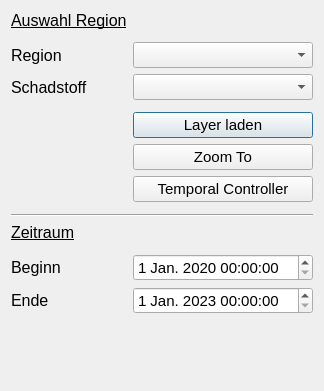
<?xml version="1.0" encoding="UTF-8"?>
<ui version="4.0">
 <class>SauberViewerDialogBase</class>
 <widget class="QDialog" name="SauberViewerDialogBase">
  <property name="geometry">
   <rect>
    <x>0</x>
    <y>0</y>
    <width>315</width>
    <height>360</height>
   </rect>
  </property>
  <property name="windowTitle">
   <string>SAUBER Raster Viewer</string>
  </property>
  <property name="locale">
   <locale language="German" country="Germany"/>
  </property>
  <layout class="QFormLayout" name="formLayout">
   <item row="0" column="0">
    <widget class="QLabel" name="label_9">
     <property name="sizePolicy">
      <sizepolicy hsizetype="Minimum" vsizetype="Preferred">
       <horstretch>0</horstretch>
       <verstretch>0</verstretch>
      </sizepolicy>
     </property>
     <property name="font">
      <font>
       <pointsize>12</pointsize>
       <underline>true</underline>
      </font>
     </property>
     <property name="text">
      <string>Auswahl Region</string>
     </property>
    </widget>
   </item>
   <item row="1" column="0">
    <spacer name="verticalSpacer_2">
     <property name="orientation">
      <enum>Qt::Vertical</enum>
     </property>
     <property name="sizeHint" stdset="0">
      <size>
       <width>18</width>
       <height>10</height>
      </size>
     </property>
    </spacer>
   </item>
   <item row="2" column="0">
    <widget class="QLabel" name="label_3">
     <property name="sizePolicy">
      <sizepolicy hsizetype="Preferred" vsizetype="Preferred">
       <horstretch>0</horstretch>
       <verstretch>0</verstretch>
      </sizepolicy>
     </property>
     <property name="font">
      <font>
       <pointsize>12</pointsize>
      </font>
     </property>
     <property name="text">
      <string>Region</string>
     </property>
    </widget>
   </item>
   <item row="2" column="1">
    <widget class="QComboBox" name="box_region">
     <property name="sizePolicy">
      <sizepolicy hsizetype="MinimumExpanding" vsizetype="Minimum">
       <horstretch>0</horstretch>
       <verstretch>0</verstretch>
      </sizepolicy>
     </property>
     <property name="font">
      <font>
       <pointsize>11</pointsize>
      </font>
     </property>
     <property name="cursor">
      <cursorShape>PointingHandCursor</cursorShape>
     </property>
    </widget>
   </item>
   <item row="3" column="0">
    <widget class="QLabel" name="label_4">
     <property name="font">
      <font>
       <pointsize>12</pointsize>
      </font>
     </property>
     <property name="text">
      <string>Schadstoff</string>
     </property>
    </widget>
   </item>
   <item row="3" column="1">
    <widget class="QComboBox" name="box_raster_pollutant">
     <property name="sizePolicy">
      <sizepolicy hsizetype="Minimum" vsizetype="MinimumExpanding">
       <horstretch>0</horstretch>
       <verstretch>0</verstretch>
      </sizepolicy>
     </property>
     <property name="font">
      <font>
       <pointsize>11</pointsize>
      </font>
     </property>
     <property name="cursor">
      <cursorShape>PointingHandCursor</cursorShape>
     </property>
    </widget>
   </item>
   <item row="4" column="1">
    <spacer name="verticalSpacer">
     <property name="orientation">
      <enum>Qt::Vertical</enum>
     </property>
     <property name="sizeHint" stdset="0">
      <size>
       <width>20</width>
       <height>14</height>
      </size>
     </property>
    </spacer>
   </item>
   <item row="5" column="1">
    <widget class="QPushButton" name="load_raster_layer_btn">
     <property name="sizePolicy">
      <sizepolicy hsizetype="MinimumExpanding" vsizetype="Minimum">
       <horstretch>0</horstretch>
       <verstretch>0</verstretch>
      </sizepolicy>
     </property>
     <property name="font">
      <font>
       <pointsize>11</pointsize>
      </font>
     </property>
     <property name="cursor">
      <cursorShape>PointingHandCursor</cursorShape>
     </property>
     <property name="text">
      <string>Layer laden</string>
     </property>
    </widget>
   </item>
   <item row="6" column="1">
    <widget class="QPushButton" name="zoom_to_raster">
     <property name="sizePolicy">
      <sizepolicy hsizetype="MinimumExpanding" vsizetype="Minimum">
       <horstretch>0</horstretch>
       <verstretch>0</verstretch>
      </sizepolicy>
     </property>
     <property name="font">
      <font>
       <pointsize>11</pointsize>
      </font>
     </property>
     <property name="cursor">
      <cursorShape>PointingHandCursor</cursorShape>
     </property>
     <property name="text">
      <string>Zoom To</string>
     </property>
    </widget>
   </item>
   <item row="7" column="1">
    <widget class="QPushButton" name="show_tempctl_btn">
     <property name="sizePolicy">
      <sizepolicy hsizetype="MinimumExpanding" vsizetype="Fixed">
       <horstretch>0</horstretch>
       <verstretch>0</verstretch>
      </sizepolicy>
     </property>
     <property name="font">
      <font>
       <pointsize>11</pointsize>
      </font>
     </property>
     <property name="text">
      <string>Temporal Controller</string>
     </property>
    </widget>
   </item>
   <item row="9" column="1">
    <spacer name="verticalSpacer_3">
     <property name="orientation">
      <enum>Qt::Vertical</enum>
     </property>
     <property name="sizeHint" stdset="0">
      <size>
       <width>20</width>
       <height>16</height>
      </size>
     </property>
    </spacer>
   </item>
   <item row="10" column="0" colspan="2">
    <widget class="Line" name="line_2">
     <property name="sizePolicy">
      <sizepolicy hsizetype="MinimumExpanding" vsizetype="Fixed">
       <horstretch>0</horstretch>
       <verstretch>0</verstretch>
      </sizepolicy>
     </property>
     <property name="orientation">
      <enum>Qt::Horizontal</enum>
     </property>
    </widget>
   </item>
   <item row="11" column="0">
    <widget class="QLabel" name="label_11">
     <property name="sizePolicy">
      <sizepolicy hsizetype="Minimum" vsizetype="Preferred">
       <horstretch>0</horstretch>
       <verstretch>0</verstretch>
      </sizepolicy>
     </property>
     <property name="font">
      <font>
       <pointsize>12</pointsize>
       <underline>true</underline>
      </font>
     </property>
     <property name="text">
      <string>Zeitraum</string>
     </property>
    </widget>
   </item>
   <item row="12" column="0">
    <spacer name="verticalSpacer_4">
     <property name="orientation">
      <enum>Qt::Vertical</enum>
     </property>
     <property name="sizeHint" stdset="0">
      <size>
       <width>20</width>
       <height>10</height>
      </size>
     </property>
    </spacer>
   </item>
   <item row="13" column="0">
    <widget class="QLabel" name="label_5">
     <property name="font">
      <font>
       <pointsize>12</pointsize>
      </font>
     </property>
     <property name="text">
      <string>Beginn</string>
     </property>
    </widget>
   </item>
   <item row="13" column="1">
    <widget class="QDateTimeEdit" name="start_date_btn">
     <property name="sizePolicy">
      <sizepolicy hsizetype="MinimumExpanding" vsizetype="Minimum">
       <horstretch>0</horstretch>
       <verstretch>0</verstretch>
      </sizepolicy>
     </property>
     <property name="font">
      <font>
       <pointsize>11</pointsize>
      </font>
     </property>
     <property name="cursor">
      <cursorShape>PointingHandCursor</cursorShape>
     </property>
     <property name="dateTime">
      <datetime>
       <hour>0</hour>
       <minute>0</minute>
       <second>0</second>
       <year>2020</year>
       <month>1</month>
       <day>1</day>
      </datetime>
     </property>
     <property name="minimumDate">
      <date>
       <year>2020</year>
       <month>1</month>
       <day>1</day>
      </date>
     </property>
     <property name="calendarPopup">
      <bool>false</bool>
     </property>
    </widget>
   </item>
   <item row="14" column="0">
    <widget class="QLabel" name="label_6">
     <property name="font">
      <font>
       <pointsize>12</pointsize>
      </font>
     </property>
     <property name="text">
      <string>Ende</string>
     </property>
    </widget>
   </item>
   <item row="14" column="1">
    <widget class="QDateTimeEdit" name="end_date_btn">
     <property name="sizePolicy">
      <sizepolicy hsizetype="MinimumExpanding" vsizetype="Minimum">
       <horstretch>0</horstretch>
       <verstretch>0</verstretch>
      </sizepolicy>
     </property>
     <property name="font">
      <font>
       <pointsize>11</pointsize>
      </font>
     </property>
     <property name="cursor">
      <cursorShape>PointingHandCursor</cursorShape>
     </property>
     <property name="dateTime">
      <datetime>
       <hour>0</hour>
       <minute>0</minute>
       <second>0</second>
       <year>2023</year>
       <month>1</month>
       <day>1</day>
      </datetime>
     </property>
     <property name="minimumDateTime">
      <datetime>
       <hour>0</hour>
       <minute>0</minute>
       <second>0</second>
       <year>2020</year>
       <month>1</month>
       <day>1</day>
      </datetime>
     </property>
    </widget>
   </item>
   <item row="15" column="0" colspan="2">
    <layout class="QVBoxLayout" name="verticalLayout_2">
     <property name="spacing">
      <number>0</number>
     </property>
     <property name="topMargin">
      <number>0</number>
     </property>
     <property name="rightMargin">
      <number>0</number>
     </property>
     <property name="bottomMargin">
      <number>60</number>
     </property>
    </layout>
   </item>
  </layout>
 </widget>
 <resources/>
 <connections/>
</ui>
